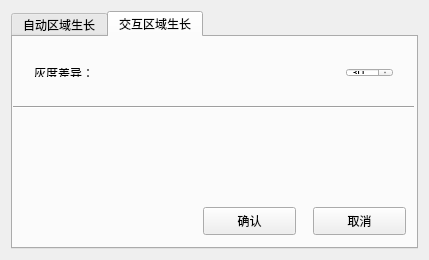
<?xml version="1.0" encoding="UTF-8"?>
<ui version="4.0">
 <class>Dialog_region_growing</class>
 <widget class="QDialog" name="Dialog_region_growing">
  <property name="geometry">
   <rect>
    <x>0</x>
    <y>0</y>
    <width>429</width>
    <height>260</height>
   </rect>
  </property>
  <property name="windowTitle">
   <string>基于灰度差异的区域生长</string>
  </property>
  <layout class="QGridLayout" name="gridLayout">
   <item row="0" column="0">
    <widget class="QTabWidget" name="tabWidget">
     <property name="currentIndex">
      <number>1</number>
     </property>
     <widget class="QWidget" name="tab_auto">
      <attribute name="title">
       <string>自动区域生长</string>
      </attribute>
      <widget class="QWidget" name="horizontalLayoutWidget">
       <property name="geometry">
        <rect>
         <x>10</x>
         <y>130</y>
         <width>381</width>
         <height>31</height>
        </rect>
       </property>
       <layout class="QHBoxLayout" name="horizontalLayout">
        <item>
         <widget class="QCheckBox" name="checkBox">
          <property name="mouseTracking">
           <bool>true</bool>
          </property>
          <property name="text">
           <string>默认</string>
          </property>
         </widget>
        </item>
        <item>
         <spacer name="horizontalSpacer">
          <property name="orientation">
           <enum>Qt::Horizontal</enum>
          </property>
          <property name="sizeHint" stdset="0">
           <size>
            <width>40</width>
            <height>20</height>
           </size>
          </property>
         </spacer>
        </item>
        <item>
         <widget class="QCheckBox" name="checkBox_2">
          <property name="text">
           <string>合并</string>
          </property>
         </widget>
        </item>
        <item>
         <spacer name="horizontalSpacer_2">
          <property name="orientation">
           <enum>Qt::Horizontal</enum>
          </property>
          <property name="sizeHint" stdset="0">
           <size>
            <width>40</width>
            <height>20</height>
           </size>
          </property>
         </spacer>
        </item>
        <item>
         <widget class="QCheckBox" name="checkBox_3">
          <property name="text">
           <string>删除</string>
          </property>
         </widget>
        </item>
       </layout>
      </widget>
      <widget class="QPushButton" name="pushButton">
       <property name="geometry">
        <rect>
         <x>190</x>
         <y>170</y>
         <width>93</width>
         <height>28</height>
        </rect>
       </property>
       <property name="text">
        <string>确认</string>
       </property>
      </widget>
      <widget class="QPushButton" name="pushButton_2">
       <property name="geometry">
        <rect>
         <x>300</x>
         <y>170</y>
         <width>93</width>
         <height>28</height>
        </rect>
       </property>
       <property name="text">
        <string>取消</string>
       </property>
      </widget>
      <widget class="QWidget" name="horizontalLayoutWidget_2">
       <property name="geometry">
        <rect>
         <x>10</x>
         <y>20</y>
         <width>381</width>
         <height>31</height>
        </rect>
       </property>
       <layout class="QHBoxLayout" name="horizontalLayout_2">
        <item>
         <widget class="QLabel" name="label">
          <property name="text">
           <string>灰度差异：</string>
          </property>
         </widget>
        </item>
        <item>
         <spacer name="horizontalSpacer_3">
          <property name="orientation">
           <enum>Qt::Horizontal</enum>
          </property>
          <property name="sizeHint" stdset="0">
           <size>
            <width>40</width>
            <height>20</height>
           </size>
          </property>
         </spacer>
        </item>
        <item>
         <widget class="QSpinBox" name="spinBox">
          <property name="maximum">
           <number>255</number>
          </property>
          <property name="value">
           <number>30</number>
          </property>
         </widget>
        </item>
       </layout>
      </widget>
      <widget class="QWidget" name="horizontalLayoutWidget_3">
       <property name="geometry">
        <rect>
         <x>10</x>
         <y>90</y>
         <width>381</width>
         <height>31</height>
        </rect>
       </property>
       <layout class="QHBoxLayout" name="horizontalLayout_3">
        <item>
         <widget class="QLabel" name="label_2">
          <property name="text">
           <string>最小聚类单元：</string>
          </property>
         </widget>
        </item>
        <item>
         <spacer name="horizontalSpacer_4">
          <property name="orientation">
           <enum>Qt::Horizontal</enum>
          </property>
          <property name="sizeHint" stdset="0">
           <size>
            <width>40</width>
            <height>20</height>
           </size>
          </property>
         </spacer>
        </item>
        <item>
         <widget class="QSpinBox" name="spinBox_2">
          <property name="maximum">
           <number>1000</number>
          </property>
          <property name="value">
           <number>40</number>
          </property>
         </widget>
        </item>
       </layout>
      </widget>
      <widget class="Line" name="line">
       <property name="geometry">
        <rect>
         <x>0</x>
         <y>60</y>
         <width>401</width>
         <height>20</height>
        </rect>
       </property>
       <property name="orientation">
        <enum>Qt::Horizontal</enum>
       </property>
      </widget>
     </widget>
     <widget class="QWidget" name="tab_peo">
      <attribute name="title">
       <string>交互区域生长</string>
      </attribute>
      <widget class="QWidget" name="horizontalLayoutWidget_4">
       <property name="geometry">
        <rect>
         <x>10</x>
         <y>20</y>
         <width>381</width>
         <height>31</height>
        </rect>
       </property>
       <layout class="QHBoxLayout" name="horizontalLayout_4">
        <item>
         <widget class="QLabel" name="label_3">
          <property name="text">
           <string>灰度差异：</string>
          </property>
         </widget>
        </item>
        <item>
         <spacer name="horizontalSpacer_5">
          <property name="orientation">
           <enum>Qt::Horizontal</enum>
          </property>
          <property name="sizeHint" stdset="0">
           <size>
            <width>40</width>
            <height>20</height>
           </size>
          </property>
         </spacer>
        </item>
        <item>
         <widget class="QSpinBox" name="spinBox_3">
          <property name="maximum">
           <number>255</number>
          </property>
          <property name="value">
           <number>30</number>
          </property>
         </widget>
        </item>
       </layout>
      </widget>
      <widget class="Line" name="line_2">
       <property name="geometry">
        <rect>
         <x>0</x>
         <y>60</y>
         <width>401</width>
         <height>20</height>
        </rect>
       </property>
       <property name="orientation">
        <enum>Qt::Horizontal</enum>
       </property>
      </widget>
      <widget class="QPushButton" name="pushButton_3">
       <property name="geometry">
        <rect>
         <x>300</x>
         <y>170</y>
         <width>93</width>
         <height>28</height>
        </rect>
       </property>
       <property name="text">
        <string>取消</string>
       </property>
      </widget>
      <widget class="QPushButton" name="pushButton_4">
       <property name="geometry">
        <rect>
         <x>190</x>
         <y>170</y>
         <width>93</width>
         <height>28</height>
        </rect>
       </property>
       <property name="text">
        <string>确认</string>
       </property>
      </widget>
     </widget>
    </widget>
   </item>
  </layout>
 </widget>
 <layoutdefault spacing="6" margin="11"/>
 <resources/>
 <connections/>
</ui>
